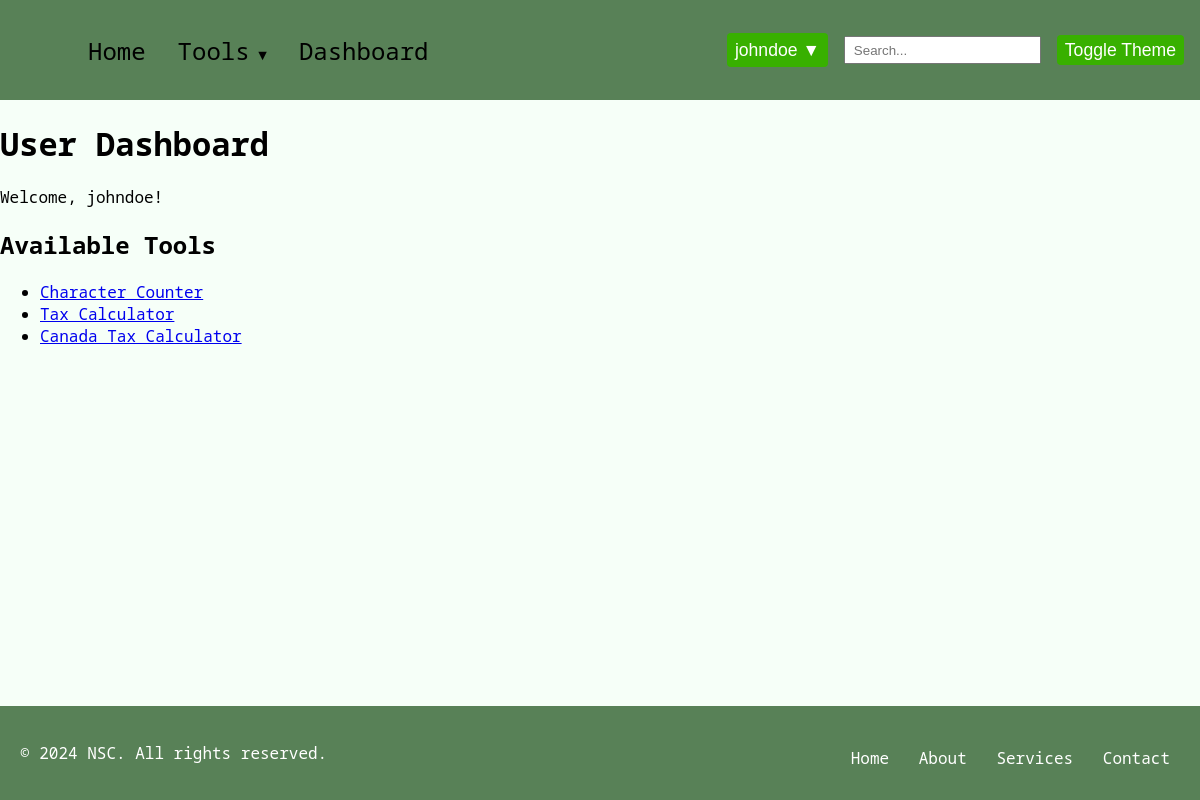
Screenshot of /user_dashboard (signed in) with the database file from the repository.
### model/model.py (models this page shows, shortened)
class User(db.Model):
    __tablename__ = "users"
    id = db.Column(db.Integer, primary_key=True, autoincrement=True)
    fname = db.Column(db.String(50), nullable=False)
    lname = db.Column(db.String(50), nullable=False)
    address = db.Column(db.String(200), nullable=False)
    city = db.Column(db.String(50), nullable=False)
    state = db.Column(db.String(50), nullable=False)
    zip = db.Column(db.String(10), nullable=False)
    username = db.Column(db.String(50), unique=True, nullable=False)
    email = db.Column(db.String(100), unique=True, nullable=False)
    password = db.Column("password", db.String(128), nullable=False)
    role = db.Column(db.String(20), nullable=False)
    usage_logs = db.relationship(
        "UsageLog", back_populates="user", cascade="all, delete-orphan"
    )
    tool_access = db.relationship(
        "ToolAccess", back_populates="user", cascade="all, delete-orphan"
    )
    __mapper_args__ = {"polymorphic_identity": "user", "polymorphic_on": role}

class ToolAccess(db.Model):
    __tablename__ = "tool_access"
    id = db.Column(db.Integer, primary_key=True, autoincrement=True)
    user_id = db.Column(db.Integer, db.ForeignKey("users.id"), nullable=False)
    tool_name = db.Column(db.String(100), nullable=False)
    user = db.relationship("User", back_populates="tool_access")

### main.py (the view)
    @app.route("/user_dashboard", methods=["GET"])
    def user_dashboard():
        logging.debug("Entering user_dashboard route")
        if "logged_in" not in session:
            logging.debug("User not logged in, redirecting to login")
            return redirect(url_for("login"))
        role = session.get("role")
        logging.debug(f"User role: {role}")
        if role == "admin":
            logging.debug("Redirecting admin to admin_dashboard")
            return redirect(url_for("admin_dashboard"))
        elif role == "super_admin":
            logging.debug("Redirecting super_admin to superadmin_dashboard")
            return redirect(url_for("superadmin_dashboard"))
        username = session.get("username")
        logging.debug(f"Username: {username}")
        user = User.query.filter_by(username=username).first()
        if user:
            user_tools = [access.tool_name for access in user.tool_access]
            logging.debug(f"User tools: {user_tools}")
            session["user_tools"] = user_tools  # Update session
            return render_template("user_dashboard.html", user=user, user_tools=user_tools)
        else:
            logging.error(f"User not found for username: {username}")
            flash("User not found. Please log in again.", "error")
            return redirect(url_for("logout"))

### templates/user_dashboard.html (shortened to what this page needs)
{% extends "base.html" %}
{% block content %}
<h1>User Dashboard</h1>
<p>Welcome, {{ session['username'] }}!</p>
<h2>Available Tools</h2>
<ul>
    {% for tool in user_tools %}
    <li><a href="{{ url_for('check_tool_access', tool_name=tool) }}">{{ tool }}</a></li>
    {% endfor %}
</ul>
{% endblock %}

### templates/base.html (shortened to what this page needs)
<!DOCTYPE html>
<html lang="en">
  <head>
    <link
      rel="stylesheet"
      href="{{ url_for('static', filename='css/base.css') }}"
    />
  </head>
  <body class="light-theme">
    <nav class="navbar">
      <div class="navbar-container">
        <div class="navbar-collapse" id="navbar-collapse">
          <ul class="navbar-nav">
            <li class="nav-item">
              <a href="{{ url_for('index') }}" class="nav-link">Home</a>
            </li>
            {% if 'logged_in' in session %}
            <li class="nav-item dropdown">
              <a href="#" class="nav-link dropdown-toggle">Tools</a>
            </li>
            <li class="nav-item">
              <a href="{{ url_for('user_dashboard') }}" class="nav-link"
                >Dashboard</a
              >
            </li>
            {% endif %}
          </ul>
          <div class="navbar-right">
            {% if 'logged_in' in session %}
            <div class="user-dropdown">
              <button class="dropbtn">
                {{ session.get('username', 'User') }} ▼
              </button>
            </div>
            {% else %}
            <a href="{{ url_for('login') }}" class="btn">Login</a>
            <a href="{{ url_for('register_step1') }}" class="btn">Sign Up</a>
            {% endif %}
            <input type="text" class="search-bar" placeholder="Search..." />
            <button class="base-toggle-btn">Toggle Theme</button>
          </div>
        </div>
      </div>
    </nav>
    <div class="container">
       {% block content %} {% endblock %}
    </div>
    {% block footer %}
    <footer class="site-footer">
      <div class="footer-container">
        <p>&copy; 2024 NSC. All rights reserved.</p>
        <nav class="footer-nav">
          <ul>
            <li><a href="#">Home</a></li>
            <li><a href="#">About</a></li>
            <li><a href="#">Services</a></li>
            <li><a href="#">Contact</a></li>
          </ul>
        </nav>
      </div>
    </footer>
    {% endblock %}
  </body>
</html>

### static/css/base.css (style rules this page uses)
html, body { height: 100%; margin: 0; display: flex; flex-direction: column; }
.container { flex: 1; }
.light-theme { font-family: 'Noto Sans Mono', monospace; background-color: #f6fff8; }
.navbar { background-color: #588157; padding: 0.3rem 1rem; position: relative; }
.navbar-container { display: flex; align-items: center; justify-content: space-between; }
.navbar-collapse { display: flex; align-items: center; width: 100%; }
.navbar-nav { list-style: none; display: flex; align-items: center; flex-grow: 1; font-size: 1.5em; margin-left: 1rem; }
.nav-item { position: relative; }
.nav-link { display: block; padding: 0.3rem 1rem; color: #000; text-decoration: none; }
.dropdown { position: relative; }
.dropdown-toggle::after { content: ' ▼'; font-size: 0.6em; }
.navbar-right { display: flex; align-items: center; font-size: 1.1em; }
.search-bar { padding: 0.3rem 0.5rem; margin-right: 1rem; }
.base-toggle-btn { padding: 0.3rem 0.5rem; cursor: pointer; border: none; background-color: #38b000; color: #fff; border-radius: 0.25rem; font-size: 1em; }
.user-dropdown { position: relative; display: inline-block; }
.dropbtn { background-color: #4caf50; color: white; padding: 10px; font-size: 16px; border: none; cursor: pointer; }
.user-dropdown { margin-right: 1rem; }
.dropbtn { padding: 0.4rem 0.5rem; cursor: pointer; border: none; background-color: #38b000; color: #fff; border-radius: 0.25rem; font-size: 1em; }
.navbar-nav { justify-content: flex-start; }
.navbar-right { justify-content: flex-end; }
.site-footer { background-color: var( --footer-background-color, #588157 ); font-family: 'Noto Sans Mono', monospace; padding: 20px; text-align: center; }
.footer-container { display: flex; flex-direction: column; justify-content: center; align-items: center; color: var(--footer-text-color, white); }
.footer-nav ul { list-style-type: none; padding: 0; margin: 10px 0 0; }
.footer-nav ul li { display: inline; margin: 0 10px; }
.footer-nav ul li a { color: var(--footer-text-color, white); text-decoration: none; transition: color 0.3s ease; }
@media (min-width: 768px) { .footer-container { flex-direction: row; justify-content: space-between; } }

### rows the page displays
User: get "johndoe", username "johndoe"
ToolAccess: tool_name "Character Counter"
ToolAccess: tool_name "Tax Calculator"
ToolAccess: tool_name "Canada Tax Calculator"
